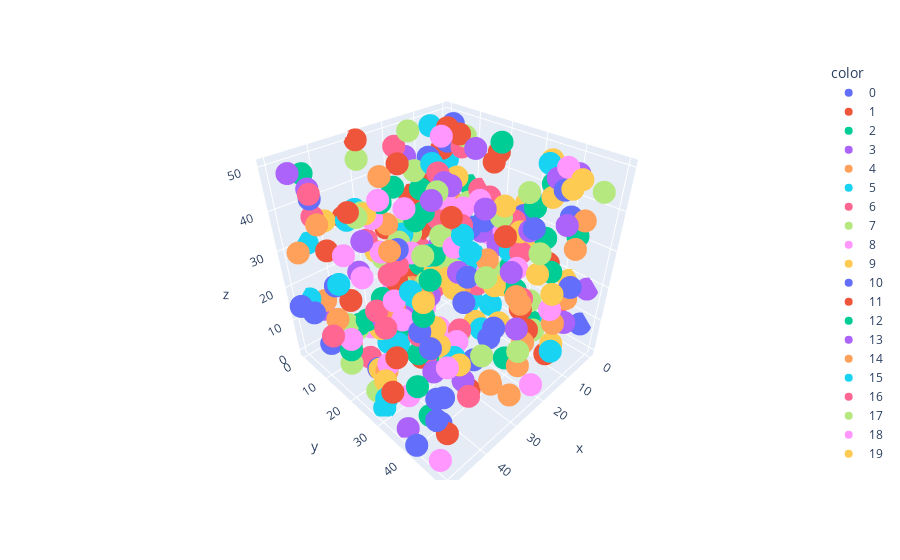

Here is the notebook cell this chart was saved with:
### Code cell
import plotly.express as px

xx, yy, zz = schedules.reshape(-1, 3).T
drone_i = jnp.repeat(jnp.arange(N_DRONES), N_TIMESTEPS)

px.scatter_3d(
    x=xx,
    y=yy,
    z=zz,
    color=list(map(str, drone_i.tolist()))
)

### Figure 1 — Plotly figure (JSON) as saved in the notebook; plotly's stock layout.template omitted (floating-point values rounded to 4 significant figures)
{"data": [{"hovertemplate": "color=0<br>x=%{x}<br>y=%{y}<br>z=%{z}<extra></extra>", "legendgroup": "0", "marker": {"color": "#636efa", "symbol": "circle"}, "mode": "markers", "name": "0", "scene": "scene", "showlegend": true, "type": "scatter3d", "x": [4, 4, 4, 4, 4, 4, 4, 39, 39, 39, 42, 42, 48, 48, 48, 48, 48, 48, 48, 48, 48, 48, 48, 7, 7, 7, 7, 7, 7, 7, 7, 48, 48, 47, 47, 47, 47, 47, 10, 10, 10, 10, 10, 10, 10, 10, 10, 2, 2, 2, 2, 2, 2, 47, 47, 47, 47, 28, 28, 28, 28, 28, 28, 28, 14, 43, 43, 43, 30, 36, 22, 22, 22, 22, 22, 22, 22, 22, 22, 46, 46, 46, 46, 46, 46, 46, 46, 50, 50, 50, 50, 50, 50, 50, 50, 50, 50, 50, 50, 50], "y": [4, 4, 4, 4, 4, 4, 4, 25, 25, 25, 40, 40, 3, 3, 3, 3, 3, 3, 3, 3, 3, 3, 3, 4, 4, 4, 4, 4, 4, 4, 4, 47, 47, 40, 40, 40, 40, 40, 9, 9, 9, 9, 9, 9, 9, 9, 9, 41, 41, 41, 41, 41, 41, 44, 44, 44, 44, 21, 21, 21, 21, 21, 21, 21, 18, 20, 20, 20, 26, 48, 45, 45, 45, 45, 45, 45, 45, 45, 45, 5, 5, 5, 5, 5, 5, 5, 5, 41, 41, 41, 41, 41, 41, 41, 41, 41, 41, 41, 41, 41], "z": [44, 44, 44, 44, 44, 44, 44, 37, 37, 37, 0, 0, 13, 13, 13, 13, 13, 13, 13, 13, 13, 13, 13, 22, 22, 22, 22, 22, 22, 22, 22, 19, 19, 30, 30, 30, 30, 30, 8, 8, 8, 8, 8, 8, 8, 8, 8, 36, 36, 36, 36, 36, 36, 9, 9, 9, 9, 2, 2, 2, 2, 2, 2, 2, 16, 3, 3, 3, 1, 29, 43, 43, 43, 43, 43, 43, 43, 43, 43, 3, 3, 3, 3, 3, 3, 3, 3, 1, 1, 1, 1, 1, 1, 1, 1, 1, 1, 1, 1, 1]}, {"hovertemplate": "color=1<br>x=%{x}<br>y=%{y}<br>z=%{z}<extra></extra>", "legendgroup": "1", "marker": {"color": "#EF553B", "symbol": "circle"}, "mode": "markers", "name": "1", "scene": "scene", "showlegend": true, "type": "scatter3d", "x": [15, 15, 15, 49, 49, 35, 35, 35, 35, 22, 22, 4, 4, 4, 4, 7, 10, 10, 10, 10, 10, 10, 10, 10, 48, 48, 48, 48, 48, 48, 48, 32, 32, 32, 32, 32, 32, 32, 32, 32, 32, 32, 32, 32, 32, 32, 32, 32, 32, 32, 32, 16, 16, 16, 16, 16, 44, 7, 7, 7, 7, 7, 7, 7, 7, 7, 2, 2, 2, 2, 2, 2, 2, 2, 2, 2, 2, 29, 29, 29, 29, 29, 29, 29, 29, 36, 36, 36, 28, 28, 28, 13, 28, 28, 4, 4, 4, 4, 4, 4], "y": [39, 39, 39, 33, 33, 19, 19, 19, 19, 8, 8, 38, 38, 38, 38, 0, 1, 1, 1, 1, 1, 1, 1, 1, 23, 23, 23, 23, 23, 23, 23, 39, 39, 39, 39, 39, 39, 39, 39, 39, 39, 39, 39, 39, 39, 39, 39, 39, 39, 39, 39, 21, 21, 21, 21, 21, 44, 1, 1, 1, 1, 1, 1, 1, 1, 1, 18, 18, 18, 18, 18, 18, 18, 18, 18, 18, 18, 0, 0, 0, 0, 0, 0, 0, 0, 2, 2, 2, 43, 43, 43, 46, 13, 13, 21, 21, 21, 21, 21, 21], "z": [16, 16, 16, 10, 10, 24, 24, 24, 24, 12, 12, 23, 23, 23, 23, 20, 36, 36, 36, 36, 36, 36, 36, 36, 48, 48, 48, 48, 48, 48, 48, 2, 2, 2, 2, 2, 2, 2, 2, 2, 2, 2, 2, 2, 2, 2, 2, 2, 2, 2, 2, 19, 19, 19, 19, 19, 2, 3, 3, 3, 3, 3, 3, 3, 3, 3, 42, 42, 42, 42, 42, 42, 42, 42, 42, 42, 42, 50, 50, 50, 50, 50, 50, 50, 50, 34, 34, 34, 43, 43, 43, 5, 48, 48, 46, 46, 46, 46, 46, 46]}, {"hovertemplate": "color=2<br>x=%{x}<br>y=%{y}<br>z=%{z}<extra></extra>", "legendgroup": "2", "marker": {"color": "#00cc96", "symbol": "circle"}, "mode": "markers", "name": "2", "scene": "scene", "showlegend": true, "type": "scatter3d", "x": [32, 32, 32, 32, 32, 32, 25, 22, 22, 22, 22, 22, 46, 46, 46, 46, 46, 46, 46, 46, 46, 46, 5, 5, 5, 5, 5, 5, 12, 6, 6, 2, 2, 2, 2, 2, 39, 39, 39, 39, 39, 39, 39, 39, 39, 39, 30, 30, 30, 41, 41, 41, 41, 41, 41, 41, 41, 41, 41, 31, 31, 0, 0, 0, 0, 0, 0, 0, 0, 0, 0, 0, 35, 35, 35, 35, 49, 49, 49, 49, 37, 37, 37, 37, 37, 37, 19, 19, 19, 19, 19, 19, 19, 19, 19, 19, 19, 19, 19, 19], "y": [16, 16, 16, 16, 16, 16, 43, 11, 11, 11, 11, 11, 42, 42, 42, 42, 42, 42, 42, 42, 42, 42, 37, 37, 37, 37, 45, 45, 38, 14, 14, 34, 34, 34, 34, 34, 30, 30, 30, 30, 30, 30, 30, 30, 30, 30, 6, 6, 6, 11, 11, 11, 11, 11, 11, 11, 11, 11, 11, 25, 25, 9, 9, 9, 9, 9, 9, 9, 9, 9, 9, 9, 19, 19, 19, 19, 41, 41, 41, 41, 18, 18, 18, 18, 18, 18, 10, 10, 10, 10, 10, 10, 10, 10, 10, 10, 10, 10, 10, 10], "z": [45, 45, 45, 45, 45, 45, 10, 31, 31, 31, 31, 31, 42, 42, 42, 42, 42, 42, 42, 42, 42, 42, 30, 30, 30, 30, 34, 34, 41, 24, 24, 1, 1, 1, 1, 1, 12, 12, 12, 12, 12, 12, 12, 12, 12, 12, 9, 9, 9, 10, 10, 10, 10, 10, 10, 10, 10, 10, 10, 9, 9, 32, 32, 32, 32, 32, 32, 32, 32, 32, 32, 32, 10, 10, 10, 10, 18, 18, 18, 18, 44, 44, 44, 44, 44, 44, 38, 38, 38, 38, 38, 38, 38, 38, 38, 38, 38, 38, 38, 38]}, {"hovertemplate": "color=3<br>x=%{x}<br>y=%{y}<br>z=%{z}<extra></extra>", "legendgroup": "3", "marker": {"color": "#ab63fa", "symbol": "circle"}, "mode": "markers", "name": "3", "scene": "scene", "showlegend": true, "type": "scatter3d", "x": [9, 9, 9, 9, 9, 9, 9, 9, 9, 9, 9, 9, 41, 41, 41, 41, 41, 8, 42, 43, 43, 43, 43, 43, 43, 43, 8, 8, 8, 8, 11, 11, 11, 11, 37, 37, 37, 37, 37, 37, 0, 0, 0, 0, 0, 48, 48, 48, 48, 48, 48, 48, 48, 36, 39, 39, 39, 39, 39, 39, 39, 39, 39, 39, 39, 39, 39, 39, 39, 12, 12, 17, 17, 18, 18, 18, 18, 18, 15, 15, 15, 15, 15, 15, 10, 10, 10, 10, 27, 27, 27, 27, 27, 27, 27, 27, 27, 27, 27, 27], "y": [8, 8, 8, 8, 8, 8, 8, 8, 8, 8, 8, 8, 37, 37, 37, 37, 37, 19, 15, 19, 19, 19, 19, 19, 19, 19, 40, 40, 40, 40, 28, 28, 28, 28, 33, 33, 33, 33, 33, 33, 47, 47, 47, 47, 47, 36, 36, 36, 36, 36, 36, 36, 36, 22, 18, 18, 18, 18, 18, 18, 18, 18, 18, 18, 18, 18, 18, 18, 18, 46, 46, 12, 12, 11, 11, 11, 11, 11, 0, 0, 0, 0, 0, 0, 19, 19, 19, 19, 37, 37, 37, 37, 37, 37, 37, 37, 37, 37, 37, 37], "z": [21, 21, 21, 21, 21, 21, 21, 21, 21, 21, 21, 21, 13, 13, 13, 13, 13, 15, 28, 38, 38, 38, 38, 38, 38, 38, 47, 47, 47, 47, 27, 27, 27, 27, 50, 50, 50, 50, 50, 50, 18, 18, 18, 18, 18, 0, 0, 0, 0, 0, 0, 0, 0, 16, 15, 15, 15, 15, 15, 15, 15, 15, 15, 15, 15, 15, 15, 15, 15, 40, 40, 37, 37, 6, 6, 6, 6, 6, 42, 42, 42, 42, 42, 42, 48, 48, 48, 48, 46, 46, 46, 46, 46, 46, 46, 46, 46, 46, 46, 46]}, {"hovertemplate": "color=4<br>x=%{x}<br>y=%{y}<br>z=%{z}<extra></extra>", "legendgroup": "4", "marker": {"color": "#FFA15A", "symbol": "circle"}, "mode": "markers", "name": "4", "scene": "scene", "showlegend": true, "type": "scatter3d", "x": [50, 50, 50, 50, 50, 50, 50, 50, 50, 50, 50, 50, 50, 31, 31, 31, 31, 7, 7, 37, 37, 37, 37, 37, 37, 37, 12, 12, 12, 24, 26, 26, 26, 26, 26, 26, 26, 26, 26, 4, 4, 4, 4, 4, 4, 4, 4, 4, 4, 4, 4, 4, 4, 4, 4, 4, 4, 4, 4, 4, 4, 4, 4, 24, 24, 24, 24, 24, 20, 28, 28, 28, 7, 7, 7, 7, 22, 36, 36, 36, 30, 30, 30, 44, 44, 44, 44, 44, 44, 44, 44, 44, 44, 44, 44, 44, 20, 20, 20, 20], "y": [5, 5, 5, 5, 5, 5, 5, 5, 5, 5, 5, 5, 5, 44, 44, 44, 44, 46, 46, 30, 30, 30, 30, 30, 30, 30, 8, 8, 8, 45, 46, 46, 46, 46, 46, 46, 46, 46, 46, 3, 3, 3, 3, 3, 3, 3, 3, 3, 3, 3, 3, 3, 3, 3, 3, 3, 3, 3, 3, 3, 3, 3, 3, 46, 46, 46, 46, 46, 21, 39, 39, 39, 23, 23, 23, 23, 26, 17, 17, 17, 48, 48, 48, 2, 2, 2, 2, 2, 2, 2, 2, 2, 2, 2, 2, 2, 44, 20, 20, 20], "z": [32, 32, 32, 32, 32, 32, 32, 32, 32, 32, 32, 32, 32, 8, 8, 8, 8, 32, 32, 26, 26, 26, 26, 26, 26, 26, 31, 31, 31, 26, 1, 1, 1, 1, 1, 1, 1, 1, 1, 28, 28, 28, 28, 28, 28, 28, 28, 28, 28, 28, 28, 28, 28, 28, 28, 28, 28, 28, 28, 28, 28, 28, 28, 9, 9, 9, 9, 9, 20, 36, 36, 36, 12, 12, 12, 12, 19, 49, 49, 49, 33, 33, 33, 14, 14, 14, 14, 14, 14, 14, 14, 14, 14, 14, 14, 14, 12, 42, 42, 42]}, {"hovertemplate": "color=5<br>x=%{x}<br>y=%{y}<br>z=%{z}<extra></extra>", "legendgroup": "5", "marker": {"color": "#19d3f3", "symbol": "circle"}, "mode": "markers", "name": "5", "scene": "scene", "showlegend": true, "type": "scatter3d", "x": [34, 18, 18, 18, 18, 18, 35, 35, 35, 35, 35, 35, 35, 35, 35, 35, 24, 0, 0, 0, 0, 0, 0, 0, 0, 0, 0, 0, 0, 42, 42, 42, 35, 35, 35, 35, 35, 35, 10, 10, 48, 48, 45, 33, 33, 33, 33, 33, 7, 7, 7, 7, 7, 44, 44, 2, 2, 2, 2, 2, 2, 9, 9, 9, 9, 9, 10, 10, 10, 10, 10, 10, 50, 50, 23, 23, 23, 23, 23, 23, 23, 23, 23, 23, 23, 23, 23, 23, 23, 23, 23, 23, 23, 23, 23, 23, 23, 23, 23, 23], "y": [4, 30, 30, 30, 30, 30, 14, 14, 14, 14, 14, 14, 14, 14, 14, 14, 29, 13, 13, 13, 13, 13, 13, 13, 13, 13, 13, 13, 13, 27, 27, 27, 37, 37, 37, 37, 37, 37, 19, 19, 28, 28, 0, 39, 39, 39, 39, 39, 37, 37, 37, 37, 37, 16, 16, 2, 2, 2, 2, 2, 2, 3, 3, 3, 3, 3, 31, 31, 31, 31, 31, 31, 32, 32, 7, 7, 7, 7, 7, 7, 7, 7, 7, 7, 7, 7, 7, 7, 7, 7, 7, 7, 7, 7, 7, 7, 7, 7, 7, 7], "z": [36, 6, 6, 6, 6, 6, 2, 2, 2, 2, 2, 2, 2, 2, 2, 2, 32, 11, 11, 11, 11, 11, 11, 11, 11, 11, 11, 11, 11, 15, 15, 15, 13, 13, 13, 13, 13, 13, 7, 7, 0, 0, 30, 40, 40, 40, 40, 40, 49, 49, 49, 49, 49, 42, 42, 38, 38, 38, 38, 38, 38, 49, 49, 49, 49, 49, 26, 26, 26, 26, 26, 26, 8, 8, 26, 26, 26, 26, 26, 26, 26, 26, 26, 26, 26, 26, 26, 26, 26, 26, 26, 26, 26, 26, 26, 26, 26, 26, 26, 26]}, {"hovertemplate": "color=6<br>x=%{x}<br>y=%{y}<br>z=%{z}<extra></extra>", "legendgroup": "6", "marker": {"color": "#FF6692", "symbol": "circle"}, "mode": "markers", "name": "6", "scene": "scene", "showlegend": true, "type": "scatter3d", "x": [24, 24, 24, 24, 24, 24, 21, 15, 15, 15, 15, 15, 15, 12, 44, 10, 10, 10, 10, 42, 42, 41, 41, 41, 49, 49, 49, 49, 49, 49, 49, 49, 49, 49, 49, 49, 49, 27, 27, 27, 49, 49, 49, 49, 49, 49, 49, 49, 49, 49, 49, 49, 49, 49, 10, 10, 10, 10, 10, 40, 40, 40, 19, 40, 40, 40, 40, 40, 0, 0, 32, 32, 32, 32, 32, 32, 32, 19, 19, 19, 19, 19, 19, 19, 19, 19, 19, 19, 19, 19, 19, 19, 19, 19, 19, 19, 19, 19, 19, 19], "y": [6, 6, 6, 6, 6, 6, 18, 39, 39, 39, 39, 39, 39, 1, 23, 4, 4, 4, 4, 34, 34, 14, 14, 14, 35, 35, 35, 35, 35, 35, 35, 35, 35, 35, 35, 35, 35, 31, 31, 31, 12, 12, 12, 12, 12, 12, 12, 12, 12, 12, 12, 12, 12, 12, 34, 34, 34, 34, 34, 26, 26, 26, 1, 46, 46, 46, 46, 46, 12, 12, 28, 28, 28, 28, 28, 28, 28, 16, 16, 16, 16, 16, 16, 16, 16, 16, 16, 16, 16, 16, 16, 16, 16, 16, 16, 16, 16, 16, 16, 16], "z": [20, 20, 20, 20, 20, 20, 34, 19, 19, 19, 19, 19, 19, 14, 23, 8, 8, 8, 8, 22, 22, 1, 1, 1, 41, 41, 41, 41, 41, 41, 41, 41, 41, 41, 41, 41, 41, 12, 12, 12, 48, 48, 48, 48, 48, 48, 48, 48, 48, 48, 48, 48, 48, 48, 27, 27, 27, 27, 27, 34, 34, 34, 46, 12, 12, 12, 12, 12, 32, 32, 5, 5, 5, 5, 5, 5, 5, 44, 44, 44, 44, 44, 44, 44, 44, 44, 44, 44, 44, 44, 44, 44, 44, 44, 44, 44, 44, 44, 44, 44]}, {"hovertemplate": "color=7<br>x=%{x}<br>y=%{y}<br>z=%{z}<extra></extra>", "legendgroup": "7", "marker": {"color": "#B6E880", "symbol": "circle"}, "mode": "markers", "name": "7", "scene": "scene", "showlegend": true, "type": "scatter3d", "x": [47, 13, 13, 13, 13, 13, 13, 13, 13, 13, 13, 13, 13, 27, 27, 10, 10, 23, 31, 5, 39, 39, 39, 39, 39, 39, 39, 39, 39, 15, 15, 15, 15, 15, 15, 15, 15, 15, 15, 15, 15, 15, 15, 15, 15, 15, 18, 18, 6, 26, 26, 26, 26, 26, 26, 26, 26, 26, 26, 26, 26, 26, 26, 26, 26, 26, 26, 26, 26, 26, 39, 39, 39, 35, 17, 17, 17, 17, 33, 33, 33, 33, 33, 33, 33, 30, 30, 30, 30, 30, 41, 41, 25, 25, 25, 25, 25, 25, 25, 25], "y": [24, 14, 14, 14, 14, 14, 14, 14, 14, 14, 14, 14, 14, 25, 25, 38, 38, 45, 32, 26, 48, 48, 48, 48, 48, 48, 48, 48, 48, 43, 43, 43, 43, 43, 43, 43, 43, 43, 43, 43, 43, 43, 43, 43, 43, 43, 2, 2, 12, 30, 30, 30, 30, 30, 30, 30, 30, 30, 30, 30, 30, 30, 30, 30, 30, 30, 30, 30, 30, 30, 48, 48, 48, 28, 4, 4, 4, 4, 12, 12, 12, 12, 12, 12, 12, 1, 1, 1, 1, 1, 10, 10, 26, 26, 26, 26, 26, 26, 26, 26], "z": [47, 28, 28, 28, 28, 28, 28, 28, 28, 28, 28, 28, 28, 35, 35, 15, 15, 12, 6, 15, 24, 24, 24, 24, 24, 24, 24, 24, 24, 12, 12, 12, 12, 12, 12, 12, 12, 12, 12, 12, 12, 12, 12, 12, 12, 12, 24, 24, 48, 10, 10, 10, 10, 10, 10, 10, 10, 10, 10, 10, 10, 10, 10, 10, 10, 10, 10, 10, 10, 10, 42, 42, 42, 35, 50, 50, 50, 50, 26, 26, 26, 26, 26, 26, 26, 46, 46, 46, 46, 46, 8, 8, 27, 27, 27, 27, 27, 27, 27, 27]}, {"hovertemplate": "color=8<br>x=%{x}<br>y=%{y}<br>z=%{z}<extra></extra>", "legendgroup": "8", "marker": {"color": "#FF97FF", "symbol": "circle"}, "mode": "markers", "name": "8", "scene": "scene", "showlegend": true, "type": "scatter3d", "x": [12, 12, 12, 38, 38, 26, 45, 45, 45, 45, 45, 45, 45, 45, 37, 49, 49, 49, 49, 49, 49, 49, 28, 31, 31, 31, 47, 47, 47, 47, 47, 47, 47, 6, 6, 6, 6, 6, 6, 8, 8, 8, 8, 8, 8, 8, 8, 44, 44, 42, 42, 42, 42, 42, 42, 42, 42, 42, 42, 42, 42, 42, 42, 39, 3, 21, 21, 21, 21, 21, 21, 21, 21, 21, 21, 21, 40, 40, 40, 40, 40, 40, 40, 40, 40, 40, 40, 40, 40, 40, 40, 40, 40, 40, 40, 40, 40, 40, 40, 40], "y": [10, 10, 10, 16, 16, 23, 27, 27, 27, 27, 27, 27, 27, 27, 10, 47, 47, 47, 47, 47, 47, 47, 12, 28, 28, 28, 47, 47, 47, 47, 47, 47, 47, 21, 21, 21, 21, 21, 21, 42, 42, 42, 42, 42, 42, 42, 42, 32, 32, 29, 29, 29, 29, 29, 29, 29, 29, 29, 29, 29, 29, 29, 29, 20, 21, 9, 9, 9, 9, 9, 9, 9, 9, 9, 9, 9, 21, 21, 21, 21, 21, 21, 21, 21, 21, 21, 21, 21, 29, 29, 29, 29, 29, 29, 29, 29, 29, 29, 29, 29], "z": [49, 49, 49, 40, 40, 7, 11, 11, 11, 11, 11, 11, 11, 11, 6, 1, 1, 1, 1, 1, 1, 1, 27, 4, 4, 4, 26, 26, 26, 26, 26, 26, 26, 25, 25, 25, 25, 25, 25, 50, 50, 50, 50, 50, 50, 50, 50, 4, 4, 23, 23, 23, 23, 23, 23, 23, 23, 23, 23, 23, 23, 23, 23, 46, 10, 10, 10, 10, 10, 10, 10, 10, 10, 10, 10, 10, 35, 35, 35, 35, 35, 35, 35, 35, 35, 35, 35, 35, 48, 48, 48, 48, 48, 48, 48, 48, 48, 48, 48, 48]}, {"hovertemplate": "color=9<br>x=%{x}<br>y=%{y}<br>z=%{z}<extra></extra>", "legendgroup": "9", "marker": {"color": "#FECB52", "symbol": "circle"}, "mode": "markers", "name": "9", "scene": "scene", "showlegend": true, "type": "scatter3d", "x": [0, 9, 9, 9, 9, 9, 9, 9, 9, 9, 9, 9, 9, 11, 11, 11, 11, 11, 11, 27, 27, 27, 27, 27, 27, 27, 27, 27, 27, 27, 27, 27, 27, 27, 27, 27, 27, 27, 27, 27, 27, 11, 11, 26, 26, 16, 5, 5, 5, 5, 5, 5, 5, 5, 5, 5, 27, 27, 27, 27, 27, 27, 27, 17, 17, 17, 3, 3, 3, 3, 3, 3, 3, 3, 41, 37, 37, 37, 37, 37, 37, 26, 47, 47, 47, 47, 47, 7, 2, 2, 2, 2, 2, 2, 2, 2, 2, 2, 2, 2], "y": [42, 40, 40, 40, 40, 40, 40, 40, 40, 40, 40, 40, 40, 34, 34, 34, 34, 34, 34, 29, 29, 29, 29, 29, 29, 29, 29, 29, 29, 29, 29, 29, 29, 29, 29, 29, 29, 29, 29, 29, 29, 46, 46, 12, 12, 19, 32, 32, 32, 32, 32, 32, 32, 32, 32, 32, 32, 32, 32, 32, 32, 32, 32, 27, 27, 27, 35, 35, 35, 35, 35, 35, 35, 35, 2, 14, 14, 14, 14, 14, 14, 22, 28, 28, 28, 28, 28, 33, 40, 40, 40, 40, 40, 40, 40, 40, 40, 40, 40, 40], "z": [18, 43, 43, 43, 43, 43, 43, 43, 43, 43, 43, 43, 43, 33, 33, 33, 33, 33, 33, 23, 23, 23, 23, 23, 23, 23, 23, 23, 23, 23, 23, 23, 23, 23, 23, 23, 23, 23, 23, 23, 23, 7, 7, 11, 11, 43, 25, 25, 25, 25, 25, 25, 25, 25, 25, 25, 28, 28, 28, 28, 28, 28, 28, 6, 6, 6, 48, 48, 48, 48, 48, 48, 48, 48, 35, 8, 8, 8, 8, 8, 8, 24, 8, 8, 8, 8, 8, 10, 5, 5, 5, 5, 5, 5, 5, 5, 5, 5, 5, 5]}, {"hovertemplate": "color=10<br>x=%{x}<br>y=%{y}<br>z=%{z}<extra></extra>", "legendgroup": "10", "marker": {"color": "#636efa", "symbol": "circle"}, "mode": "markers", "name": "10", "scene": "scene", "showlegend": true, "type": "scatter3d", "x": [49, 6, 6, 6, 6, 6, 12, 12, 12, 12, 12, 12, 45, 45, 10, 10, 10, 10, 10, 10, 10, 0, 0, 0, 0, 0, 0, 0, 0, 0, 0, 50, 8, 8, 8, 8, 8, 8, 6, 6, 6, 6, 28, 28, 28, 28, 28, 28, 28, 50, 50, 50, 50, 50, 38, 38, 38, 13, 13, 13, 13, 13, 13, 29, 43, 43, 43, 43, 43, 43, 43, 25, 25, 25, 25, 25, 25, 25, 25, 25, 25, 25, 25, 31, 31, 8, 8, 8, 8, 8, 8, 8, 8, 8, 8, 8, 8, 8, 8, 8], "y": [12, 31, 31, 31, 31, 31, 49, 49, 49, 49, 49, 49, 42, 42, 18, 18, 18, 18, 18, 18, 18, 47, 47, 47, 47, 47, 47, 47, 47, 47, 47, 1, 42, 42, 42, 42, 42, 42, 8, 8, 8, 8, 15, 15, 15, 15, 15, 15, 15, 46, 46, 46, 46, 46, 43, 43, 43, 25, 25, 25, 25, 25, 25, 34, 6, 6, 6, 6, 6, 6, 6, 34, 34, 34, 34, 34, 34, 34, 34, 34, 34, 34, 34, 43, 43, 1, 1, 1, 1, 1, 1, 1, 1, 1, 1, 1, 1, 1, 1, 1], "z": [47, 34, 34, 34, 34, 34, 26, 26, 26, 26, 26, 26, 12, 12, 27, 27, 27, 27, 27, 27, 27, 7, 7, 7, 7, 7, 7, 7, 7, 7, 7, 15, 45, 45, 45, 45, 45, 45, 50, 50, 50, 50, 14, 14, 14, 14, 14, 14, 14, 32, 32, 32, 32, 32, 39, 39, 39, 33, 33, 33, 33, 33, 33, 23, 20, 20, 20, 20, 20, 20, 20, 3, 3, 3, 3, 3, 3, 3, 3, 3, 3, 3, 3, 20, 20, 40, 40, 40, 40, 40, 40, 40, 40, 40, 40, 40, 40, 40, 40, 40]}, {"hovertemplate": "color=11<br>x=%{x}<br>y=%{y}<br>z=%{z}<extra></extra>", "legendgroup": "11", "marker": {"color": "#EF553B", "symbol": "circle"}, "mode": "markers", "name": "11", "scene": "scene", "showlegend": true, "type": "scatter3d", "x": [27, 5, 5, 8, 8, 8, 8, 8, 35, 35, 35, 35, 35, 27, 27, 27, 27, 27, 27, 32, 32, 40, 40, 40, 40, 40, 40, 40, 40, 40, 40, 40, 40, 40, 40, 46, 46, 46, 46, 46, 46, 46, 46, 46, 46, 46, 46, 33, 33, 44, 44, 9, 3, 3, 3, 3, 3, 3, 3, 16, 45, 13, 13, 13, 13, 13, 13, 13, 13, 13, 13, 13, 13, 13, 13, 13, 13, 37, 37, 37, 37, 37, 37, 37, 37, 37, 37, 14, 14, 14, 14, 14, 14, 14, 14, 14, 14, 14, 14, 14], "y": [6, 15, 15, 12, 12, 12, 12, 12, 36, 36, 36, 36, 36, 15, 15, 15, 15, 15, 15, 23, 23, 10, 10, 10, 10, 10, 10, 10, 10, 10, 10, 10, 10, 10, 10, 10, 10, 10, 10, 10, 10, 10, 10, 10, 10, 10, 10, 13, 13, 11, 11, 9, 1, 1, 1, 1, 1, 1, 1, 42, 30, 2, 2, 2, 2, 2, 2, 2, 2, 2, 2, 2, 2, 2, 2, 2, 2, 2, 2, 2, 2, 2, 2, 2, 2, 2, 2, 0, 0, 0, 0, 0, 0, 0, 0, 0, 0, 0, 0, 0], "z": [29, 4, 4, 49, 49, 49, 49, 49, 47, 47, 47, 47, 47, 7, 7, 7, 7, 7, 7, 1, 1, 39, 39, 39, 39, 39, 39, 39, 39, 39, 39, 39, 39, 39, 39, 33, 33, 33, 33, 33, 33, 33, 33, 33, 33, 33, 33, 8, 8, 6, 6, 50, 41, 41, 41, 41, 41, 41, 41, 12, 15, 21, 21, 21, 21, 21, 21, 21, 21, 21, 21, 21, 21, 21, 21, 21, 21, 10, 10, 10, 10, 10, 10, 10, 10, 10, 10, 31, 31, 31, 31, 31, 31, 31, 31, 31, 31, 31, 31, 31]}, {"hovertemplate": "color=12<br>x=%{x}<br>y=%{y}<br>z=%{z}<extra></extra>", "legendgroup": "12", "marker": {"color": "#00cc96", "symbol": "circle"}, "mode": "markers", "name": "12", "scene": "scene", "showlegend": true, "type": "scatter3d", "x": [23, 23, 23, 23, 23, 23, 23, 23, 23, 23, 23, 23, 23, 23, 23, 23, 23, 23, 23, 23, 23, 23, 23, 23, 23, 23, 23, 23, 6, 6, 6, 6, 6, 16, 16, 46, 46, 46, 46, 46, 46, 46, 46, 46, 46, 8, 8, 8, 8, 0, 29, 46, 46, 46, 46, 46, 46, 30, 30, 30, 14, 14, 14, 14, 14, 14, 31, 31, 31, 31, 31, 31, 31, 31, 31, 31, 31, 31, 31, 31, 31, 31, 40, 40, 40, 40, 7, 19, 19, 19, 5, 5, 45, 46, 8, 8, 8, 8, 8, 8], "y": [2, 2, 2, 2, 2, 2, 2, 2, 2, 2, 2, 2, 2, 2, 2, 2, 2, 2, 2, 2, 2, 2, 2, 2, 2, 2, 2, 2, 2, 2, 2, 2, 2, 4, 4, 40, 40, 40, 40, 40, 40, 40, 40, 40, 40, 32, 32, 32, 32, 34, 25, 41, 41, 41, 41, 41, 41, 23, 23, 23, 45, 45, 45, 45, 45, 45, 31, 31, 31, 31, 31, 31, 31, 31, 31, 31, 31, 31, 31, 31, 31, 31, 13, 13, 13, 13, 24, 9, 9, 9, 28, 28, 3, 14, 5, 5, 5, 5, 5, 5], "z": [17, 17, 17, 17, 17, 17, 17, 17, 17, 17, 17, 17, 17, 17, 17, 17, 17, 17, 17, 17, 17, 17, 17, 17, 17, 17, 17, 17, 11, 11, 11, 11, 11, 3, 3, 33, 33, 33, 33, 33, 33, 33, 33, 33, 33, 14, 14, 14, 14, 41, 31, 7, 7, 7, 7, 7, 7, 41, 41, 41, 29, 29, 29, 29, 29, 29, 4, 4, 4, 4, 4, 4, 4, 4, 4, 4, 4, 4, 4, 4, 4, 4, 12, 12, 12, 12, 50, 16, 16, 16, 18, 18, 48, 7, 23, 23, 23, 23, 23, 23]}, {"hovertemplate": "color=13<br>x=%{x}<br>y=%{y}<br>z=%{z}<extra></extra>", "legendgroup": "13", "marker": {"color": "#ab63fa", "symbol": "circle"}, "mode": "markers", "name": "13", "scene": "scene", "showlegend": true, "type": "scatter3d", "x": [47, 47, 47, 47, 19, 19, 19, 14, 14, 14, 14, 14, 14, 14, 14, 20, 20, 20, 33, 33, 33, 33, 33, 33, 33, 33, 33, 33, 33, 33, 33, 44, 44, 44, 7, 7, 7, 7, 7, 25, 23, 23, 23, 23, 23, 23, 23, 23, 8, 8, 8, 8, 8, 8, 8, 8, 5, 5, 5, 5, 5, 5, 5, 5, 5, 5, 5, 5, 5, 5, 10, 10, 10, 10, 10, 28, 28, 28, 34, 48, 48, 4, 4, 4, 4, 4, 4, 4, 4, 4, 4, 4, 4, 4, 4, 4, 4, 4, 4, 23], "y": [8, 8, 8, 8, 42, 42, 42, 50, 50, 50, 50, 50, 50, 50, 50, 19, 19, 19, 38, 38, 38, 38, 38, 38, 38, 38, 38, 38, 38, 38, 38, 0, 0, 0, 29, 29, 29, 29, 29, 10, 44, 44, 44, 44, 44, 44, 44, 44, 20, 20, 20, 20, 20, 20, 20, 20, 43, 43, 43, 43, 43, 43, 43, 43, 43, 43, 43, 43, 43, 43, 7, 7, 7, 7, 7, 45, 45, 45, 37, 3, 3, 10, 10, 10, 10, 10, 10, 10, 10, 10, 10, 10, 10, 10, 10, 10, 10, 10, 10, 24], "z": [47, 47, 47, 47, 40, 40, 40, 18, 18, 18, 18, 18, 18, 18, 18, 43, 43, 43, 5, 5, 5, 5, 5, 5, 5, 5, 5, 5, 5, 5, 5, 10, 10, 10, 30, 30, 30, 30, 30, 9, 18, 18, 18, 18, 18, 18, 18, 18, 26, 26, 26, 26, 26, 26, 26, 26, 48, 48, 48, 48, 48, 48, 48, 48, 48, 48, 48, 48, 48, 48, 17, 17, 17, 17, 17, 36, 36, 36, 35, 49, 49, 1, 1, 1, 1, 1, 1, 1, 1, 1, 1, 1, 1, 1, 1, 1, 1, 1, 1, 45]}, {"hovertemplate": "color=14<br>x=%{x}<br>y=%{y}<br>z=%{z}<extra></extra>", "legendgroup": "14", "marker": {"color": "#FFA15A", "symbol": "circle"}, "mode": "markers", "name": "14", "scene": "scene", "showlegend": true, "type": "scatter3d", "x": [46, 46, 50, 50, 50, 50, 50, 50, 50, 50, 50, 50, 50, 50, 50, 50, 50, 2, 2, 28, 28, 28, 28, 28, 28, 29, 29, 29, 45, 45, 45, 45, 45, 45, 45, 45, 45, 45, 45, 45, 45, 45, 45, 45, 45, 45, 45, 45, 45, 45, 3, 3, 3, 3, 3, 32, 32, 32, 32, 32, 8, 8, 8, 8, 3, 35, 35, 17, 17, 17, 17, 17, 17, 17, 1, 1, 1, 47, 47, 47, 47, 37, 37, 37, 37, 3, 3, 3, 3, 3, 3, 3, 3, 3, 3, 3, 3, 3, 3, 3], "y": [10, 10, 15, 15, 15, 15, 15, 15, 15, 15, 15, 15, 15, 15, 15, 15, 15, 43, 43, 42, 42, 42, 42, 42, 42, 17, 17, 17, 26, 26, 26, 26, 26, 26, 26, 26, 26, 26, 26, 26, 26, 26, 26, 26, 26, 26, 26, 26, 26, 26, 4, 4, 4, 4, 4, 14, 14, 13, 13, 13, 5, 5, 5, 5, 4, 13, 13, 49, 49, 49, 49, 49, 49, 49, 4, 4, 4, 33, 33, 33, 33, 20, 20, 20, 20, 45, 45, 45, 45, 45, 45, 45, 45, 45, 45, 45, 45, 45, 45, 45], "z": [14, 14, 43, 43, 43, 43, 43, 43, 43, 43, 43, 43, 43, 43, 43, 43, 43, 14, 14, 3, 3, 3, 3, 3, 3, 18, 18, 18, 8, 8, 8, 8, 8, 8, 8, 8, 8, 8, 8, 8, 8, 8, 8, 8, 8, 8, 8, 8, 8, 8, 9, 9, 9, 9, 9, 0, 0, 35, 35, 35, 27, 27, 27, 27, 18, 8, 8, 19, 19, 19, 19, 19, 19, 19, 25, 25, 25, 44, 44, 44, 44, 18, 18, 18, 18, 37, 37, 37, 37, 37, 37, 37, 37, 37, 37, 37, 37, 37, 37, 37]}, {"hovertemplate": "color=15<br>x=%{x}<br>y=%{y}<br>z=%{z}<extra></extra>", "legendgroup": "15", "marker": {"color": "#19d3f3", "symbol": "circle"}, "mode": "markers", "name": "15", "scene": "scene", "showlegend": true, "type": "scatter3d", "x": [18, 18, 18, 18, 18, 18, 18, 18, 18, 18, 18, 18, 18, 18, 18, 20, 20, 17, 17, 10, 10, 10, 10, 32, 28, 28, 49, 49, 49, 49, 49, 9, 9, 26, 16, 16, 21, 21, 21, 21, 21, 31, 31, 31, 31, 31, 31, 27, 27, 27, 27, 27, 27, 27, 27, 27, 27, 27, 27, 6, 6, 6, 6, 6, 6, 6, 6, 6, 47, 47, 47, 42, 42, 42, 32, 32, 32, 32, 32, 32, 32, 32, 32, 32, 32, 32, 32, 32, 32, 32, 32, 32, 32, 32, 32, 32, 32, 32, 32, 32], "y": [13, 13, 13, 13, 13, 13, 13, 13, 13, 13, 13, 13, 13, 13, 13, 4, 4, 0, 0, 26, 26, 26, 18, 36, 22, 22, 18, 18, 18, 18, 18, 44, 44, 7, 49, 49, 27, 27, 27, 27, 27, 11, 11, 11, 11, 11, 11, 20, 20, 20, 20, 20, 20, 20, 20, 20, 20, 20, 20, 34, 34, 34, 34, 34, 34, 34, 34, 34, 0, 0, 0, 32, 32, 32, 22, 22, 22, 22, 22, 22, 22, 22, 22, 22, 22, 22, 22, 22, 22, 22, 22, 22, 22, 22, 22, 22, 22, 22, 22, 22], "z": [45, 45, 45, 45, 45, 45, 45, 45, 45, 45, 45, 45, 45, 45, 45, 4, 4, 1, 1, 7, 7, 7, 3, 42, 29, 29, 30, 30, 30, 30, 30, 12, 12, 2, 10, 10, 26, 26, 26, 26, 26, 25, 25, 25, 25, 25, 25, 7, 7, 7, 7, 7, 7, 7, 7, 7, 7, 7, 7, 38, 38, 38, 38, 38, 38, 38, 38, 38, 15, 15, 15, 32, 32, 32, 17, 17, 17, 17, 17, 17, 17, 17, 17, 17, 17, 17, 17, 17, 17, 17, 17, 17, 17, 17, 17, 17, 17, 17, 17, 17]}, {"hovertemplate": "color=16<br>x=%{x}<br>y=%{y}<br>z=%{z}<extra></extra>", "legendgroup": "16", "marker": {"color": "#FF6692", "symbol": "circle"}, "mode": "markers", "name": "16", "scene": "scene", "showlegend": true, "type": "scatter3d", "x": [31, 31, 31, 31, 31, 31, 31, 31, 31, 31, 31, 31, 31, 31, 27, 27, 7, 7, 7, 2, 2, 2, 2, 2, 2, 2, 2, 2, 2, 2, 2, 2, 8, 8, 48, 48, 48, 48, 48, 48, 48, 48, 48, 3, 3, 3, 3, 3, 3, 3, 3, 3, 2, 6, 6, 6, 6, 34, 34, 34, 34, 34, 34, 50, 50, 50, 50, 50, 50, 50, 50, 50, 50, 50, 50, 50, 50, 50, 50, 50, 50, 50, 50, 50, 50, 27, 27, 15, 18, 18, 18, 18, 18, 18, 18, 18, 18, 18, 18, 18], "y": [3, 3, 3, 3, 3, 3, 3, 3, 3, 3, 3, 3, 3, 3, 31, 31, 10, 10, 10, 38, 38, 38, 38, 38, 38, 38, 38, 38, 38, 38, 38, 38, 30, 30, 10, 10, 10, 10, 10, 10, 10, 10, 10, 3, 3, 3, 3, 3, 18, 18, 18, 18, 42, 11, 11, 11, 11, 7, 7, 7, 7, 7, 7, 14, 14, 14, 14, 14, 14, 14, 14, 14, 14, 14, 14, 14, 14, 14, 14, 34, 34, 34, 34, 34, 34, 14, 14, 10, 6, 6, 6, 6, 6, 6, 6, 28, 28, 28, 28, 28], "z": [26, 26, 26, 26, 26, 26, 26, 26, 26, 26, 26, 26, 26, 26, 40, 40, 16, 16, 16, 43, 43, 43, 43, 43, 43, 43, 43, 43, 43, 43, 43, 43, 33, 33, 42, 42, 42, 42, 42, 42, 42, 42, 42, 35, 35, 35, 35, 35, 33, 33, 33, 33, 13, 45, 45, 45, 45, 3, 3, 3, 3, 3, 3, 14, 14, 14, 14, 14, 14, 14, 14, 14, 14, 14, 14, 14, 14, 14, 14, 29, 29, 29, 29, 29, 29, 5, 5, 7, 19, 19, 19, 19, 19, 19, 19, 19, 19, 19, 19, 19]}, {"hovertemplate": "color=17<br>x=%{x}<br>y=%{y}<br>z=%{z}<extra></extra>", "legendgroup": "17", "marker": {"color": "#B6E880", "symbol": "circle"}, "mode": "markers", "name": "17", "scene": "scene", "showlegend": true, "type": "scatter3d", "x": [16, 16, 16, 16, 48, 48, 48, 48, 48, 48, 48, 29, 29, 29, 29, 29, 27, 21, 21, 21, 21, 19, 19, 19, 19, 3, 3, 3, 3, 13, 13, 13, 13, 13, 13, 13, 27, 27, 19, 19, 19, 19, 19, 19, 19, 19, 19, 19, 19, 19, 19, 19, 19, 19, 19, 19, 19, 19, 19, 19, 43, 43, 43, 43, 43, 43, 33, 33, 7, 7, 7, 7, 7, 7, 7, 37, 37, 37, 37, 37, 37, 37, 19, 19, 19, 19, 19, 19, 19, 19, 19, 47, 47, 47, 47, 47, 47, 47, 47, 47], "y": [1, 1, 1, 1, 26, 26, 26, 26, 26, 26, 26, 13, 13, 13, 13, 13, 24, 8, 8, 8, 8, 8, 8, 8, 8, 11, 11, 11, 11, 30, 30, 30, 30, 30, 30, 30, 20, 20, 41, 41, 41, 41, 41, 41, 41, 41, 41, 41, 41, 41, 41, 41, 41, 41, 41, 41, 41, 41, 41, 41, 9, 9, 9, 9, 9, 9, 18, 18, 50, 50, 50, 50, 50, 50, 50, 11, 11, 11, 11, 11, 11, 11, 45, 45, 45, 45, 45, 45, 45, 45, 45, 15, 15, 15, 15, 15, 15, 15, 15, 15], "z": [1, 1, 1, 1, 4, 4, 4, 4, 4, 4, 4, 29, 29, 29, 29, 29, 45, 26, 26, 26, 26, 42, 42, 42, 42, 29, 29, 29, 29, 36, 36, 36, 36, 36, 36, 36, 20, 20, 48, 48, 48, 48, 48, 48, 48, 48, 48, 48, 48, 48, 48, 48, 48, 48, 48, 48, 48, 48, 48, 48, 10, 10, 10, 10, 10, 10, 21, 21, 47, 47, 47, 47, 47, 47, 47, 39, 39, 39, 39, 39, 39, 39, 36, 36, 36, 36, 36, 36, 36, 36, 36, 4, 4, 4, 4, 4, 4, 4, 4, 4]}, {"hovertemplate": "color=18<br>x=%{x}<br>y=%{y}<br>z=%{z}<extra></extra>", "legendgroup": "18", "marker": {"color": "#FF97FF", "symbol": "circle"}, "mode": "markers", "name": "18", "scene": "scene", "showlegend": true, "type": "scatter3d", "x": [24, 42, 42, 42, 42, 42, 16, 16, 16, 16, 16, 6, 6, 6, 6, 6, 18, 18, 19, 19, 9, 9, 9, 9, 9, 9, 9, 9, 9, 9, 45, 45, 45, 23, 23, 23, 23, 23, 47, 47, 47, 47, 47, 47, 47, 29, 29, 29, 18, 18, 18, 18, 18, 26, 26, 26, 26, 26, 19, 19, 19, 19, 19, 19, 24, 24, 24, 24, 33, 33, 33, 43, 43, 43, 43, 43, 43, 31, 31, 31, 31, 31, 31, 31, 31, 31, 31, 31, 31, 31, 31, 31, 12, 12, 12, 17, 17, 17, 17, 17], "y": [50, 16, 16, 16, 16, 16, 21, 21, 21, 21, 21, 23, 23, 23, 23, 23, 9, 9, 49, 49, 20, 20, 20, 20, 20, 20, 20, 20, 20, 20, 13, 13, 13, 2, 2, 2, 2, 2, 18, 18, 18, 18, 18, 18, 18, 13, 13, 13, 39, 39, 39, 39, 39, 28, 28, 28, 28, 28, 8, 8, 8, 8, 8, 8, 23, 23, 23, 23, 22, 22, 22, 28, 28, 28, 28, 28, 28, 34, 34, 34, 34, 34, 34, 34, 34, 34, 34, 34, 34, 34, 34, 34, 24, 24, 24, 28, 28, 28, 28, 28], "z": [6, 27, 27, 27, 27, 27, 36, 36, 36, 36, 36, 14, 14, 14, 14, 14, 1, 1, 24, 24, 35, 35, 35, 35, 35, 35, 35, 35, 35, 35, 9, 9, 9, 6, 6, 6, 6, 6, 36, 36, 36, 36, 36, 36, 36, 15, 15, 15, 29, 29, 29, 29, 29, 33, 33, 33, 33, 33, 10, 10, 10, 10, 10, 10, 42, 42, 42, 42, 32, 32, 32, 28, 28, 28, 28, 28, 28, 13, 13, 13, 13, 13, 13, 13, 13, 13, 13, 13, 13, 13, 13, 13, 16, 16, 16, 21, 21, 21, 21, 21]}, {"hovertemplate": "color=19<br>x=%{x}<br>y=%{y}<br>z=%{z}<extra></extra>", "legendgroup": "19", "marker": {"color": "#FECB52", "symbol": "circle"}, "mode": "markers", "name": "19", "scene": "scene", "showlegend": true, "type": "scatter3d", "x": [27, 27, 27, 27, 27, 27, 27, 27, 27, 27, 27, 27, 27, 27, 0, 45, 24, 0, 0, 0, 0, 0, 0, 0, 0, 19, 19, 19, 19, 19, 19, 19, 44, 44, 44, 44, 32, 32, 32, 32, 32, 47, 47, 47, 45, 45, 45, 45, 45, 45, 45, 45, 45, 30, 30, 30, 30, 24, 24, 24, 15, 15, 15, 15, 15, 15, 15, 15, 15, 15, 15, 15, 19, 19, 19, 19, 19, 19, 12, 12, 12, 12, 12, 2, 2, 4, 4, 16, 16, 16, 16, 16, 7, 7, 41, 41, 41, 41, 41, 41], "y": [1, 1, 1, 1, 1, 1, 1, 1, 1, 1, 1, 1, 1, 1, 6, 48, 38, 22, 22, 22, 22, 22, 22, 22, 22, 45, 45, 45, 45, 45, 45, 45, 22, 22, 22, 22, 28, 28, 28, 28, 28, 45, 45, 45, 39, 39, 39, 39, 39, 39, 39, 39, 39, 30, 30, 30, 30, 8, 8, 8, 33, 33, 33, 33, 33, 33, 33, 33, 33, 33, 33, 33, 49, 49, 49, 49, 49, 49, 46, 46, 46, 46, 46, 0, 0, 30, 30, 33, 33, 33, 33, 33, 45, 45, 18, 18, 18, 18, 18, 18], "z": [20, 20, 20, 20, 20, 20, 20, 20, 20, 20, 20, 20, 20, 20, 43, 26, 27, 6, 6, 6, 6, 6, 6, 6, 6, 31, 31, 31, 31, 31, 31, 31, 5, 5, 5, 5, 14, 14, 14, 14, 14, 30, 30, 30, 35, 35, 35, 35, 35, 35, 35, 35, 35, 28, 28, 28, 28, 22, 22, 22, 8, 8, 8, 8, 8, 8, 8, 8, 8, 8, 8, 8, 28, 28, 28, 28, 28, 28, 48, 48, 48, 48, 48, 33, 33, 36, 36, 41, 41, 41, 41, 41, 48, 48, 43, 43, 43, 43, 43, 43]}], "layout": {"legend": {"title": {"text": "color"}, "tracegroupgap": 0}, "margin": {"t": 60}, "scene": {"domain": {"x": [0, 1], "y": [0, 1]}, "xaxis": {"title": {"text": "x"}}, "yaxis": {"title": {"text": "y"}}, "zaxis": {"title": {"text": "z"}}}}}
